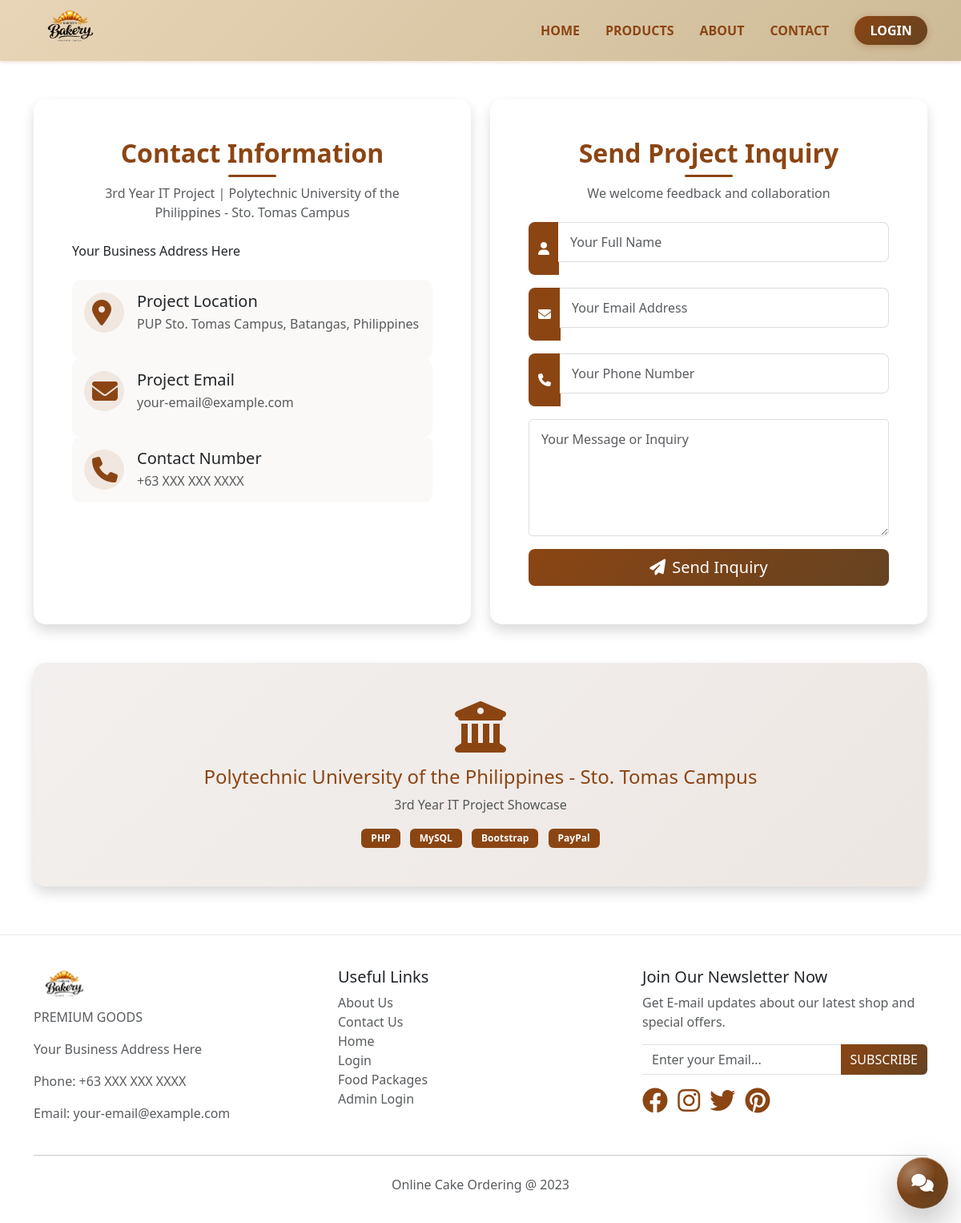
The page /backend/contact.php on the database its author committed.
### tables this page shows
CREATE TABLE IF NOT EXISTS pages (
    pageID INT AUTO_INCREMENT PRIMARY KEY,
    pageTitle VARCHAR(255) NOT NULL,
    pageDescription TEXT,
    email VARCHAR(255),
    mobileNumber VARCHAR(20),
    pageType VARCHAR(50) UNIQUE NOT NULL
);

### backend/connect.php (called while the page is built, shortened)
<?php
  function executePreparedQuery($query, $types = "", $params = []){
    $conn = $GLOBALS['conn'];
    try {
      $stmt = $conn->prepare($query);
    } catch (mysqli_sql_exception $e) {
      $GLOBALS['db_last_error'] = $e->getMessage();
      error_log("Prepare failed: " . $e->getMessage());
      return false;
    }
    if(!empty($params)){
      $stmt->bind_param($types, ...$params);
    }
    if(!$stmt->execute()){
      $GLOBALS['db_last_error'] = $stmt->error;
      error_log("Execute failed: " . $stmt->error);
      $stmt->close();
      return false;
    }
    $result = $stmt->get_result();
    return $result;
  }
?>

### backend/includes/bootstrap.php (called while the page is built, shortened)
<?php
require_once __DIR__ . '/../connect.php';
function e($value) {
    return htmlspecialchars((string)$value, ENT_QUOTES, 'UTF-8');
}

### backend/contact.php (the view, shortened to what this page needs)
<?php
require_once __DIR__ . '/includes/bootstrap.php';
$query = "SELECT * FROM pages WHERE pageType = ?";
$result = executePreparedQuery($query, "s", ['contactus']);
$page = mysqli_fetch_assoc($result);
include(__DIR__ . "/includes/header.php");
?>
<div class="container contact-page my-5">
  <div class="row g-4">
    <div class="col-md-6">
      <div class="card shadow contact-card h-100">
        <div class="card-body p-5">
          <div class="text-center mb-4">
            <h2 class="text-brown fw-bold">Contact Information</h2>
            <div class="divider bg-brown mx-auto"></div>
            <p class="text-muted mt-2">3rd Year IT Project | Polytechnic University of the Philippines - Sto. Tomas Campus</p>
          </div>
          <div class="contact-info">
            <?php echo nl2br(e($page['pageDescription'])); ?>
            <div class="contact-item mt-4">
              <div class="d-flex align-items-center mb-3">
                <div class="contact-icon me-3">
                  <i class="fas fa-map-marker-alt fa-2x text-brown"></i>
                </div>
                <div>
                  <h5 class="mb-1">Project Location</h5>
                  <p class="mb-0 text-muted">PUP Sto. Tomas Campus, Batangas, Philippines</p>
                </div>
              </div>
            </div>
            <div class="contact-item">
              <div class="d-flex align-items-center mb-3">
                <div class="contact-icon me-3">
                  <i class="fas fa-envelope fa-2x text-brown"></i>
                </div>
                <div>
                  <h5 class="mb-1">Project Email</h5>
                  <p class="mb-0 text-muted"><?php echo e($page['email']); ?></p>
                </div>
              </div>
            </div>
            <div class="contact-item">
              <div class="d-flex align-items-center">
                <div class="contact-icon me-3">
                  <i class="fas fa-phone fa-2x text-brown"></i>
                </div>
                <div>
                  <h5 class="mb-1">Contact Number</h5>
                  <p class="mb-0 text-muted"><?php echo e($page['mobileNumber']); ?></p>
                </div>
              </div>
            </div>
          </div>
        </div>
      </div>
    </div>
    <div class="col-md-6">
      <div class="card shadow contact-form-card h-100">
        <div class="card-body p-5">
          <div class="text-center mb-4">
            <h2 class="text-brown fw-bold">Send Project Inquiry</h2>
            <div class="divider bg-brown mx-auto"></div>
            <p class="text-muted mt-2">We welcome feedback and collaboration</p>
          </div>
          <form method="POST" action="">
            <div class="mb-3">
              <div class="input-group">
                <span class="input-group-text bg-brown text-white"><i class="fas fa-user"></i></span>
                <input type="text" class="form-control" name="name" placeholder="Your Full Name" value="<?php echo isset($_SESSION['fullName']) ? e($_SESSION['fullName']) : ''; ?>" required>
              </div>
            </div>
            <div class="mb-3">
              <div class="input-group">
                <span class="input-group-text bg-brown text-white"><i class="fas fa-envelope"></i></span>
                <input type="email" class="form-control" name="email" placeholder="Your Email Address" value="<?php echo isset($_SESSION['email']) ? e($_SESSION['email']) : ''; ?>" required>
              </div>
            </div>
            <div class="mb-3">
              <div class="input-group">
                <span class="input-group-text bg-brown text-white"><i class="fas fa-phone"></i></span>
                <input type="tel" name="mobileNumber" class="form-control" placeholder="Your Phone Number" required>
              </div>
            </div>
            <div class="mb-3">
              <textarea name="message" class="form-control" rows="5" placeholder="Your Message or Inquiry" required></textarea>
            </div>
            <button type="submit" class="btn btn-brown btn-lg w-100">
              <i class="fas fa-paper-plane me-2"></i>Send Inquiry
            </button>
          </form>
        </div>
      </div>
    </div>
  </div>
  <div class="row mt-5">
    <div class="col-12">
      <div class="card shadow map-card">
        <div class="card-body p-0">
          <div class="map-placeholder bg-light text-center p-5">
            <i class="fas fa-university fa-4x text-brown mb-3"></i>
            <h4 class="text-brown">Polytechnic University of the Philippines - Sto. Tomas Campus</h4>
            <p class="text-muted">3rd Year IT Project Showcase</p>
            <div class="mt-3">
              <span class="badge bg-brown me-2">PHP</span>
              <span class="badge bg-brown me-2">MySQL</span>
              <span class="badge bg-brown me-2">Bootstrap</span>
              <span class="badge bg-brown">PayPal</span>
            </div>
          </div>
        </div>
      </div>
    </div>
  </div>
</div>
<?php include(__DIR__ . "/includes/footer.php"); ?>

### frontend/css/style.css (style rules this page uses)
:root { --brown-primary: #8B4513; --brown-dark: #654321; --brown-light: #D4A574; --brown-lighter: #E8D5B7; --brown-accent: #CDBA96; }
.text-brown { color: var(--brown-primary) !important; }
.bg-brown { background-color: var(--brown-primary) !important; }
.btn-brown { background: linear-gradient(135deg, var(--brown-primary), var(--brown-dark)); border: none; color: #fff !important; transition: all 0.3s ease; }
.contact-page .card { height: 100%; border: none; border-radius: 10px; transition: transform 0.3s ease, box-shadow 0.3s ease; }
.contact-page .form-control { border: 1px solid #ddd; padding: 12px 15px; margin-bottom: 1rem; border-radius: 5px; transition: border-color 0.3s ease; }
.contact-info p { margin-bottom: 1rem; color: #555; }
.contact-info i { color: #d4a574; margin-right: 10px; width: 20px; text-align: center; }
i.fas, i.far, i.fab, .fas, .far, .fab { color: var(--brown-primary); }
.btn-contact i, .btn-about i, .btn-brown i, .category-icon i, .btn-login i { color: #ffffff !important; }
.text-white i, .text-light i { color: inherit !important; }
.card { border: 1px solid var(--brown-lighter); box-shadow: 0 2px 8px rgba(139, 69, 19, 0.1); }
.about-page .about-card, .contact-page .contact-card, .contact-page .contact-form-card, .contact-page .map-card { border: none; border-radius: 15px; transition: transform 0.3s ease, box-shadow 0.3s ease; }
.text-brown { color: #8B4513 !important; }
.bg-brown { background-color: #8B4513 !important; }
.divider { height: 3px; width: 60px; border-radius: 2px; }
.contact-item { padding: 15px; border-radius: 10px; background: rgba(139, 69, 19, 0.03); transition: all 0.3s ease; }
.contact-icon { width: 50px; height: 50px; display: flex; align-items: center; justify-content: center; border-radius: 50%; background: rgba(139, 69, 19, 0.1); transition: all 0.3s ease; }
.input-group .input-group-text { border: none; border-radius: 8px 0 0 8px; }
.input-group .form-control { border-left: none; border-radius: 0 8px 8px 0; }
.map-placeholder { border-radius: 15px; background: linear-gradient(135deg, rgba(139, 69, 19, 0.05) 0%, rgba(139, 69, 19, 0.1) 100%); }
.badge.bg-brown { background-color: #8B4513 !important; font-size: 0.75rem; padding: 0.375rem 0.75rem; }

### rows shown on the page
pages: pageDescription "Your Business Address Here", email "your-email@example.com", mobileNumber "+63 XXX XXX XXXX"
